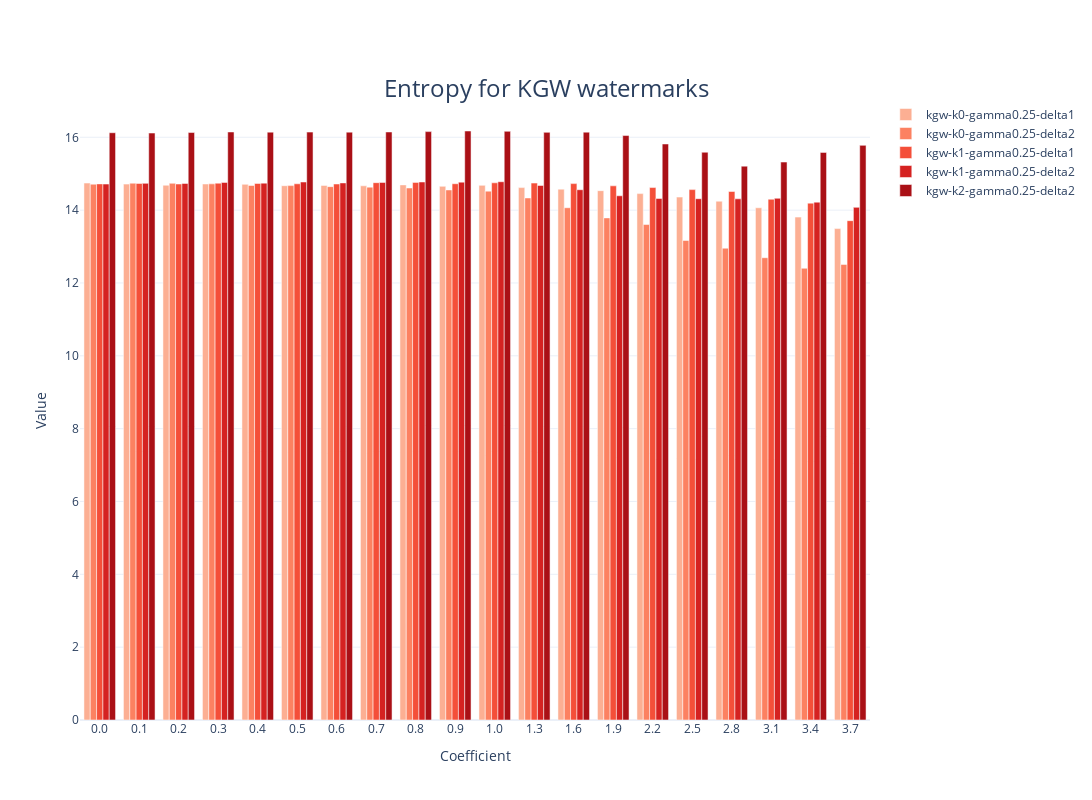
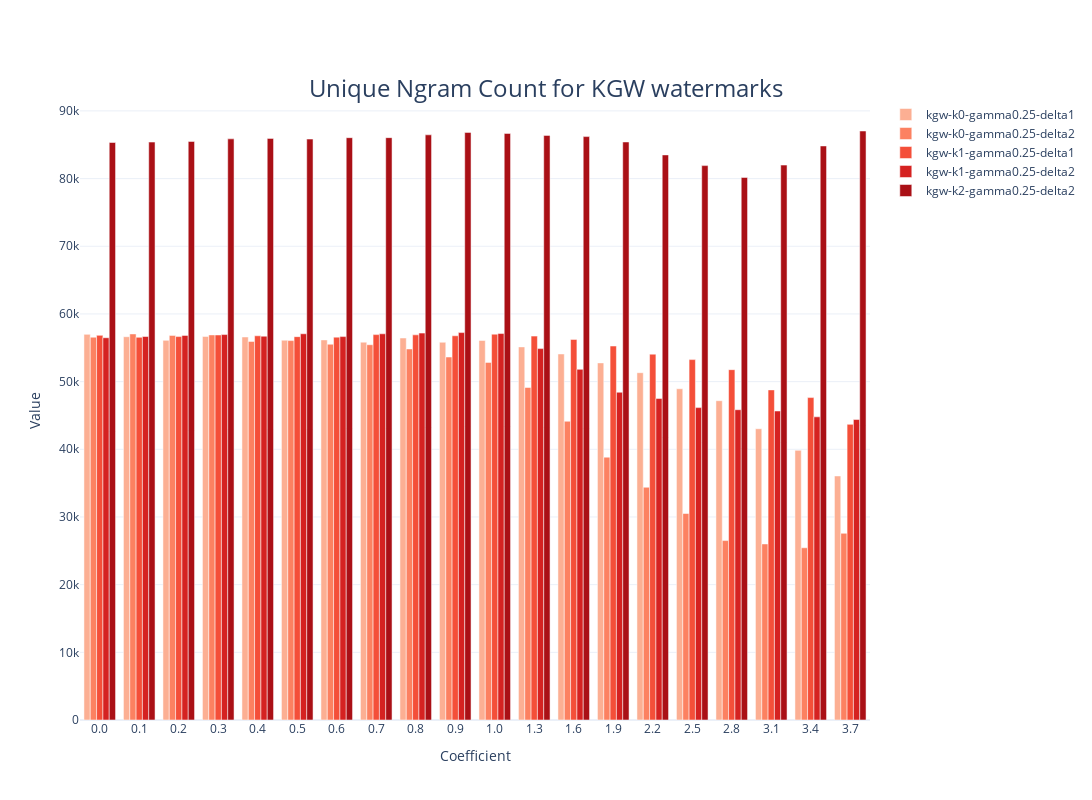

The notebook cell these images were saved under, in order:
### Code cell
from collections import defaultdict
import plotly.graph_objs as go
import plotly.express as px
import matplotlib.colors as mcolors
import matplotlib.pyplot as plt
import pandas as pd

def is_float(value):
    try:
        float(value)
        return True
    except ValueError:
        return False

watermark_ngram_data = kgw_watermark_distillation_generation_ngrams_watermarked
# ngram count <> watermark z score
pprint(watermark_ngram_data.keys())
pprint(watermark_ngram_data[list(watermark_ngram_data.keys())[0]].keys())   
# pprint(watermark_ngram_data[list(watermark_ngram_data.keys())[0]][list(watermark_ngram_data[list(watermark_ngram_data.keys())[0]].keys())[0]].keys())
print(len(watermark_ngram_data[list(watermark_ngram_data.keys())[0]]['1.0']))

colormaps = [plt.cm.Reds ,plt.cm.Blues, plt.cm.Greens, plt.cm.Oranges, plt.cm.magma, plt.cm.viridis, plt.cm.inferno, plt.cm.plasma, plt.cm.cividis, plt.cm.spring, plt.cm.summer]
unique_ngram_count_dict = {}
entropy_ngram_dict = {}
for watermark_name, ngram_data in watermark_ngram_data.items():
    entropy_list = []
    unique_ngram_count_list = []
    coefficient_list = list(filter(is_float, ngram_data.keys()))
    # print(coefficient_list)
    for coefficient in coefficient_list:
        unique_ngram_count = len(ngram_data[coefficient])
        unique_ngram_count_list.append(unique_ngram_count)
        ngrams = ngram_data[coefficient]
        total_count = sum([ngram['count'] for ngram in ngrams.values()])
        probability = [ngram['count']/total_count for ngram in ngrams.values()]
        entropy = -sum([p * np.log2(p) for p in probability])
        entropy_list.append(entropy)

    # print(coefficient_list_extension)
    assert len(entropy_list) == len(coefficient_list) and len(unique_ngram_count_list) == len(coefficient_list)
    entropy_ngram_dict[watermark_name] = entropy_list
    unique_ngram_count_dict[watermark_name] = unique_ngram_count_list

coefficient_list = [f"{round(float(coefficient),2)}" for coefficient in coefficient_list]
print(coefficient_list)

colormap = colormaps[0]
color_gradient = colormap([index/(len(watermark_ngram_data)+2) for index in range(len(watermark_ngram_data)+2)])
color_gradient = color_gradient[2:]
print(len(color_gradient))
colors = [mcolors.rgb2hex(color) for color in color_gradient]
print(colors)


fig = go.Figure()
for i, (watermark_name, unique_ngram_data) in enumerate(entropy_ngram_dict.items()):
    values = unique_ngram_data
    # print(values)
    fig.add_trace(go.Bar(x=coefficient_list, y=values, name=watermark_name[40:],marker=dict(color=colors[i % len(colors)])))
fig.update_layout(
    title={
        'text': "Entropy for KGW watermarks",
        'y':0.9,  # Adjust this value to place the title higher or lower
        'x':0.5,  # Center the title
        'xanchor': 'center',
        'yanchor': 'top',
        'font': {'size': 24}  # Increase font size
    },
    xaxis_title='Coefficient',
    yaxis_title='Value',
    barmode='group',  # Groups bars for each category
    template='plotly_white',
    width=1200,
    height=800
)

fig.update_xaxes(tickformat=".2f")
fig.show()


fig = go.Figure()
for i, (watermark_name, unique_ngram_data) in enumerate(unique_ngram_count_dict.items()):
    values = unique_ngram_data
    # print(values)
    fig.add_trace(go.Bar(x=coefficient_list, y=values, name=watermark_name[40:],marker=dict(color=colors[i % len(colors)])))
fig.update_layout(
    title={
        'text': "Unique Ngram Count for KGW watermarks",
        'y':0.9,  # Adjust this value to place the title higher or lower
        'x':0.5,  # Center the title
        'xanchor': 'center',
        'yanchor': 'top',
        'font': {'size': 24}  # Increase font size
    },
    xaxis_title='Coefficient',
    yaxis_title='Value',
    barmode='group',  # Groups bars for each category
    template='plotly_white',
    width=1200,
    height=800
)

fig.update_xaxes(tickformat=".2f")
fig.show()

### Figure 1 — Plotly figure (JSON) as saved in the notebook; plotly's stock layout.template omitted (floating-point values rounded to 4 significant figures)
{"data": [{"marker": {"color": "#fcaf93"}, "name": "kgw-k0-gamma0.25-delta1", "type": "bar", "x": ["0.0", "0.1", "0.2", "0.3", "0.4", "0.5", "0.6", "0.7", "0.8", "0.9", "1.0", "1.3", "1.6", "1.9", "2.2", "2.5", "2.8", "3.1", "3.4", "3.7"], "y": [14.74, 14.71, 14.68, 14.72, 14.71, 14.67, 14.68, 14.67, 14.69, 14.65, 14.68, 14.62, 14.58, 14.53, 14.45, 14.36, 14.25, 14.06, 13.81, 13.49]}, {"marker": {"color": "#fc8161"}, "name": "kgw-k0-gamma0.25-delta2", "type": "bar", "x": ["0.0", "0.1", "0.2", "0.3", "0.4", "0.5", "0.6", "0.7", "0.8", "0.9", "1.0", "1.3", "1.6", "1.9", "2.2", "2.5", "2.8", "3.1", "3.4", "3.7"], "y": [14.71, 14.74, 14.74, 14.72, 14.68, 14.67, 14.64, 14.63, 14.61, 14.55, 14.52, 14.33, 14.07, 13.79, 13.6, 13.17, 12.95, 12.69, 12.4, 12.51]}, {"marker": {"color": "#f44f39"}, "name": "kgw-k1-gamma0.25-delta1", "type": "bar", "x": ["0.0", "0.1", "0.2", "0.3", "0.4", "0.5", "0.6", "0.7", "0.8", "0.9", "1.0", "1.3", "1.6", "1.9", "2.2", "2.5", "2.8", "3.1", "3.4", "3.7"], "y": [14.72, 14.73, 14.72, 14.74, 14.73, 14.72, 14.72, 14.75, 14.76, 14.72, 14.75, 14.74, 14.73, 14.67, 14.62, 14.56, 14.51, 14.3, 14.19, 13.71]}, {"marker": {"color": "#d52221"}, "name": "kgw-k1-gamma0.25-delta2", "type": "bar", "x": ["0.0", "0.1", "0.2", "0.3", "0.4", "0.5", "0.6", "0.7", "0.8", "0.9", "1.0", "1.3", "1.6", "1.9", "2.2", "2.5", "2.8", "3.1", "3.4", "3.7"], "y": [14.72, 14.73, 14.73, 14.76, 14.74, 14.77, 14.75, 14.76, 14.77, 14.77, 14.78, 14.68, 14.56, 14.39, 14.32, 14.31, 14.31, 14.33, 14.22, 14.08]}, {"marker": {"color": "#aa1016"}, "name": "kgw-k2-gamma0.25-delta2", "type": "bar", "x": ["0.0", "0.1", "0.2", "0.3", "0.4", "0.5", "0.6", "0.7", "0.8", "0.9", "1.0", "1.3", "1.6", "1.9", "2.2", "2.5", "2.8", "3.1", "3.4", "3.7"], "y": [16.13, 16.12, 16.13, 16.15, 16.14, 16.14, 16.14, 16.15, 16.16, 16.17, 16.16, 16.14, 16.14, 16.05, 15.82, 15.59, 15.21, 15.32, 15.59, 15.78]}], "layout": {"barmode": "group", "height": 800, "title": {"font": {"size": 24}, "text": "Entropy for KGW watermarks", "x": 0.5, "xanchor": "center", "y": 0.9, "yanchor": "top"}, "width": 1200, "xaxis": {"tickformat": ".2f", "title": {"text": "Coefficient"}}, "yaxis": {"title": {"text": "Value"}}}}

### Figure 2 — Plotly figure (JSON) as saved in the notebook; plotly's stock layout.template omitted (floating-point values rounded to 4 significant figures)
{"data": [{"marker": {"color": "#fcaf93"}, "name": "kgw-k0-gamma0.25-delta1", "type": "bar", "x": ["0.0", "0.1", "0.2", "0.3", "0.4", "0.5", "0.6", "0.7", "0.8", "0.9", "1.0", "1.3", "1.6", "1.9", "2.2", "2.5", "2.8", "3.1", "3.4", "3.7"], "y": [56980, 56635, 56094, 56676, 56598, 56123, 56162, 55830, 56443, 55815, 56084, 55130, 54086, 52767, 51316, 48944, 47181, 43036, 39840, 36062]}, {"marker": {"color": "#fc8161"}, "name": "kgw-k0-gamma0.25-delta2", "type": "bar", "x": ["0.0", "0.1", "0.2", "0.3", "0.4", "0.5", "0.6", "0.7", "0.8", "0.9", "1.0", "1.3", "1.6", "1.9", "2.2", "2.5", "2.8", "3.1", "3.4", "3.7"], "y": [56561, 57046, 56828, 56900, 55940, 56063, 55524, 55451, 54824, 53634, 52841, 49134, 44142, 38835, 34386, 30510, 26513, 26016, 25448, 27584]}, {"marker": {"color": "#f44f39"}, "name": "kgw-k1-gamma0.25-delta1", "type": "bar", "x": ["0.0", "0.1", "0.2", "0.3", "0.4", "0.5", "0.6", "0.7", "0.8", "0.9", "1.0", "1.3", "1.6", "1.9", "2.2", "2.5", "2.8", "3.1", "3.4", "3.7"], "y": [56837, 56544, 56652, 56892, 56770, 56643, 56571, 56944, 56910, 56773, 57012, 56721, 56236, 55258, 54057, 53253, 51766, 48778, 47640, 43684]}, {"marker": {"color": "#d52221"}, "name": "kgw-k1-gamma0.25-delta2", "type": "bar", "x": ["0.0", "0.1", "0.2", "0.3", "0.4", "0.5", "0.6", "0.7", "0.8", "0.9", "1.0", "1.3", "1.6", "1.9", "2.2", "2.5", "2.8", "3.1", "3.4", "3.7"], "y": [56483, 56662, 56829, 56951, 56710, 57068, 56651, 57063, 57166, 57244, 57102, 54876, 51811, 48427, 47497, 46157, 45845, 45657, 44794, 44395]}, {"marker": {"color": "#aa1016"}, "name": "kgw-k2-gamma0.25-delta2", "type": "bar", "x": ["0.0", "0.1", "0.2", "0.3", "0.4", "0.5", "0.6", "0.7", "0.8", "0.9", "1.0", "1.3", "1.6", "1.9", "2.2", "2.5", "2.8", "3.1", "3.4", "3.7"], "y": [85331, 85392, 85488, 85869, 85938, 85837, 86043, 86047, 86463, 86820, 86674, 86381, 86203, 85407, 83496, 81916, 80167, 81994, 84823, 87030]}], "layout": {"barmode": "group", "height": 800, "title": {"font": {"size": 24}, "text": "Unique Ngram Count for KGW watermarks", "x": 0.5, "xanchor": "center", "y": 0.9, "yanchor": "top"}, "width": 1200, "xaxis": {"tickformat": ".2f", "title": {"text": "Coefficient"}}, "yaxis": {"title": {"text": "Value"}}}}
